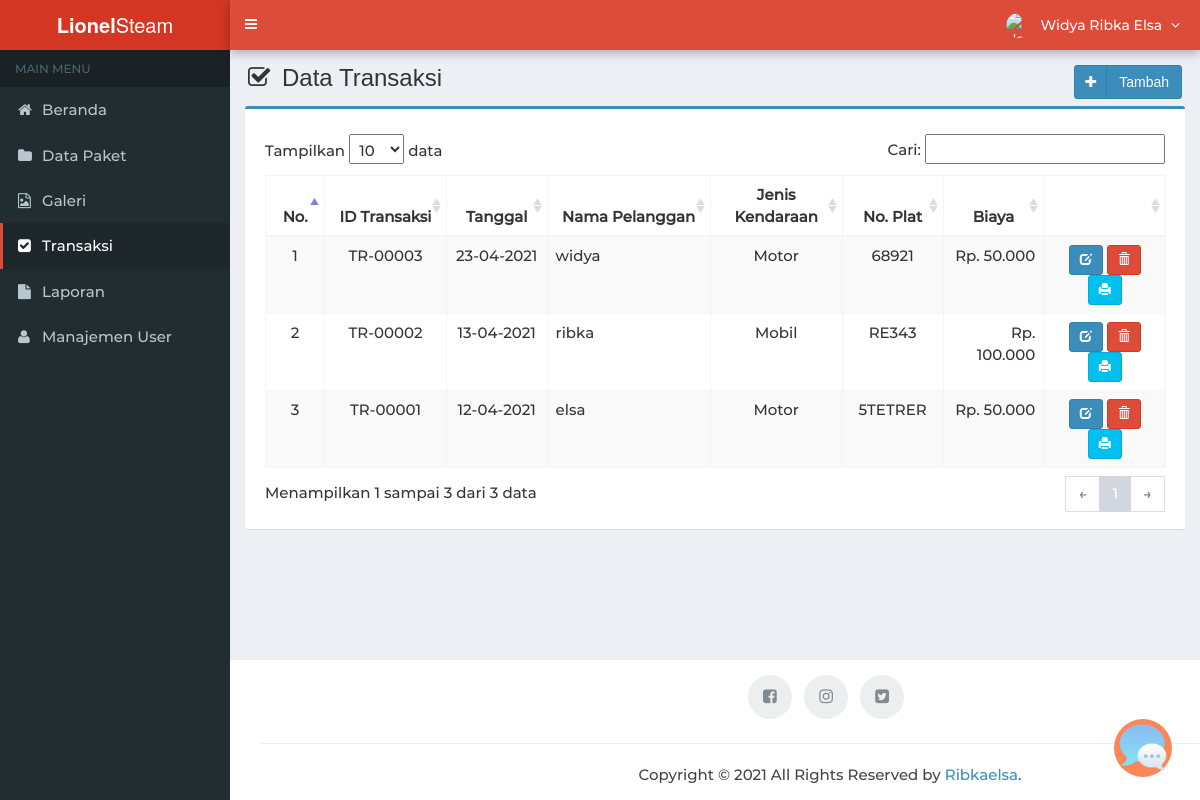
Page /main.php?module=transaksi (signed in) on the committed database.
### tables this page shows
CREATE TABLE `transaksi` (
  `id_transaksi` varchar(10) NOT NULL,
  `tanggal` date NOT NULL,
  `nama_pelanggan` varchar(30) NOT NULL,
  `no_plat_kendaraan` varchar(15) NOT NULL,
  `paket` int(11) NOT NULL
);

CREATE TABLE `paket` (
  `id_paket` int(11) NOT NULL,
  `nama_paket` varchar(30) NOT NULL,
  `jenis_kendaraan` enum('Mobil','Motor') NOT NULL,
  `harga` int(11) NOT NULL,
  `foto_paket` varchar(60) NOT NULL,
  `ket_paket` text NOT NULL
);

### config/fungsi_rupiah.php (called while the page is built, shortened)
<?php
function format_rupiah($angka){
  $rupiah=number_format($angka,0,',','.');
  return $rupiah;
}
?>

### modules/transaksi/view.php (the view, shortened to what this page needs)
<section class="content-header">
  <h1>
    <i class="fa fa-check-square-o icon-title"></i> Data Transaksi
    <a class="btn btn-primary btn-social pull-right" href="?module=form_transaksi&form=add">
      <i class="fa fa-plus"></i> Tambah
    </a>
  </h1>
</section>
<section class="content">
  <div class="row">
    <div class="col-md-12">
      <div class="box box-primary">
        <div class="box-body">
          <table id="dataTables1" class="table table-bordered table-striped table-hover">
            <thead>
              <tr>
                <th class="center">No.</th>
                <th class="center">ID Transaksi</th>
                <th class="center">Tanggal</th>
                <th class="center">Nama Pelanggan</th>
                <th class="center">Jenis Kendaraan</th>
                <th class="center">No. Plat</th>
                <th class="center">Biaya</th>
                <th></th>
              </tr>
            </thead>
            <tbody>
              <?php
              $no = 1;
              $query = mysqli_query($mysqli, "SELECT * FROM transaksi as a INNER JOIN paket as b
                                            ON a.paket=b.id_paket
                                            ORDER BY a.id_transaksi DESC")
                or die('Ada kesalahan pada query tampil Transaksi: ' . mysqli_error($mysqli));
              while ($data = mysqli_fetch_assoc($query)) {
                $t_transaksi       = $data['tanggal'];
                $exp               = explode('-', $t_transaksi);
                $tanggal_transaksi = $exp[2] . "-" . $exp[1] . "-" . $exp[0];
                echo "<tr>
                      <td width='40' class='center'>$no</td>
                      <td width='100' class='center'>$data[id_transaksi]</td>
                      <td width='80' class='center'>$tanggal_transaksi</td>
                      <td width='140'>$data[nama_pelanggan]</td>
                      <td width='110' class='center'>$data[jenis_kendaraan]</td>
                      <td width='80' class='center'>$data[no_plat_kendaraan]</td>
                      <td width='80' align='right'>Rp. " . format_rupiah($data['harga']) . "</td>
                      <td class='center' width='100'>
                        <div>
                          <a data-toggle='tooltip' data-placement='top' title='Ubah' class='btn btn-primary btn-sm' href='?module=form_transaksi&form=edit&id=$data[id_transaksi]'>
                              <i style='color:#fff' class='glyphicon glyphicon-edit'></i>
                          </a>";
              ?>
                <a data-toggle="tooltip" data-placement="top" title="Hapus" class="btn btn-danger btn-sm" href="modules/transaksi/proses.php?act=delete&id=<?php echo $data['id_transaksi']; ?>" onclick="return confirm('Anda yakin ingin menghapus ID Transaksi <?php echo $data['id_transaksi']; ?> an. <?php echo $data['nama_pelanggan']; ?> ?');">
                  <i style="color:#fff" class="glyphicon glyphicon-trash"></i>
                </a>
                <a data-toggle="tooltip" data-placement="top" title="Cetak" class="btn btn-info btn-sm" href="modules/transaksi/cetak.php?id=<?php echo $data['id_transaksi']; ?>" target="_blank">
                  <i style="color:#fff" class="glyphicon glyphicon-print"></i>
                </a>
              <?php
                echo "    </div>
                      </td>
                    </tr>";
                $no++;
              }
              ?>
            </tbody>
          </table>
        </div>
      </div>
    </div>
  </div>
</section><!-- /.content

### assets/css/style.css (style rules this page uses)
.btn-social *:first-child { border-right: 1px solid rgba(0, 0, 0, 0.1); bottom: 0; font-size: 1em !important; left: 0; line-height: 32px !important; position: absolute; text-align: center; top: 0; width: 32px !important; }
.content-header { padding: 15px 18px 0; position: relative; }
.center { text-align:center; }
.icon-title { margin-right: 5px; }
body { background-color: #fff; color: #333; font-size: 15px; line-height: 1.42857; }

### assets/css/style_user.css (style rules this page uses)
* { margin: 0; padding: 0; box-sizing: border-box; }
body { font-family: 'montm'; }

### rows in the picture
transaksi: id_transaksi "TR-00003", tanggal "23-04-2021", nama_pelanggan "widya", paket.jenis_kendaraan "Motor", no_plat_kendaraan "68921", paket.harga "50.000"
transaksi: id_transaksi "TR-00002", tanggal "13-04-2021", nama_pelanggan "ribka", paket.jenis_kendaraan "Mobil", no_plat_kendaraan "RE343", paket.harga "100.000"
transaksi: id_transaksi "TR-00001", tanggal "12-04-2021", nama_pelanggan "elsa", paket.jenis_kendaraan "Motor", no_plat_kendaraan "5TETRER", paket.harga "50.000"

### other values in the picture
$_SESSION['nama_user'] "Widya Ribka Elsa"
